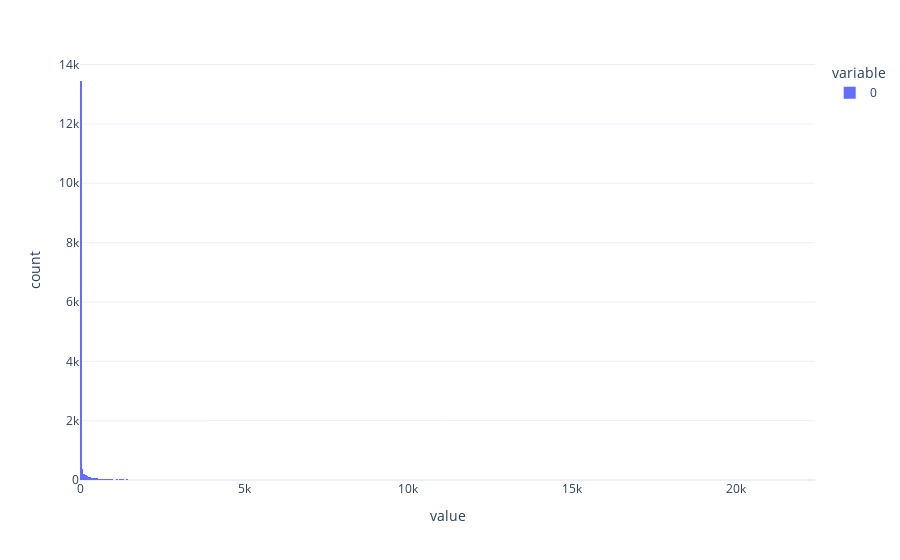

Notebook code for this chart:
### Code cell
df_sta = pd.read_csv('wifi_track_data/dacang/temp_data/data_statistic_2_1214.csv',index=False)
fig = px.histogram(df_sta.Count.to_list())
fig.show()

### Figure 1 — Plotly figure (JSON) as saved in the notebook; plotly's stock layout.template omitted (floating-point values rounded to 4 significant figures; data arrays with more than 128 entries replaced by an {"elided": "..."} marker saying what was removed)
{"data": [{"alignmentgroup": "True", "bingroup": "x", "hovertemplate": "variable=0<br>value=%{x}<br>count=%{y}<extra></extra>", "legendgroup": "0", "marker": {"color": "#636efa", "pattern": {"shape": ""}}, "name": "0", "offsetgroup": "0", "orientation": "v", "showlegend": true, "type": "histogram", "x": {"elided": "15615 int values"}, "xaxis": "x", "yaxis": "y"}], "layout": {"barmode": "relative", "legend": {"title": {"text": "variable"}, "tracegroupgap": 0}, "margin": {"t": 60}, "xaxis": {"anchor": "y", "domain": [0, 1], "title": {"text": "value"}}, "yaxis": {"anchor": "x", "domain": [0, 1], "title": {"text": "count"}}}}
